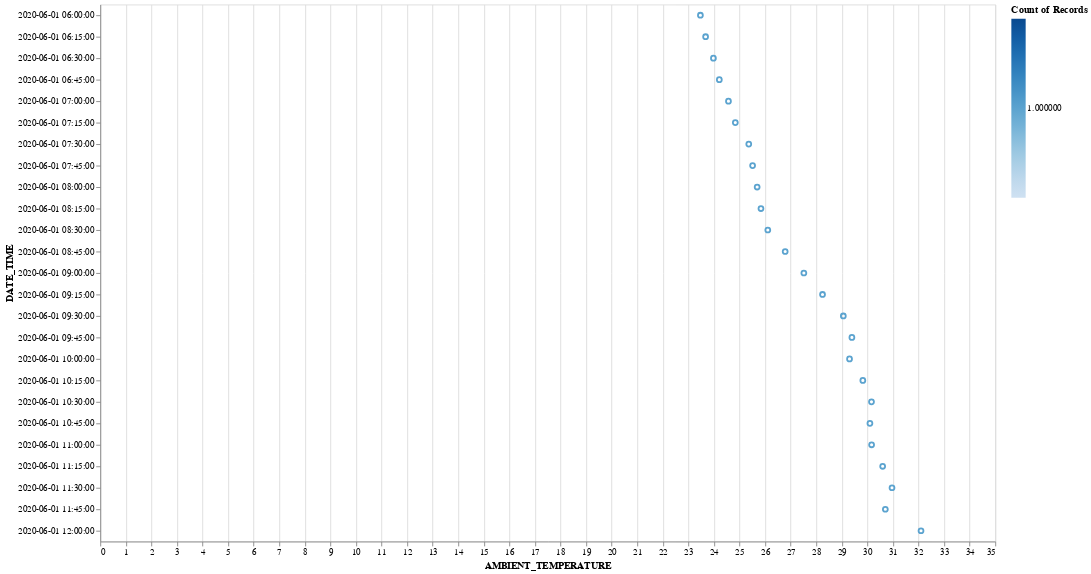

This figure's notebook cell:
### Code cell
alt.Chart(r2respuesta).mark_point().encode(
    alt.X('AMBIENT_TEMPERATURE:Q'),
    alt.Y('DATE_TIME:N'),
    alt.Color('count():N') # Discriminating by color
).properties(
    width = 1000,
    height = 600
)

### Figure 1 — Vega-Lite specification as saved in the notebook (floating-point values rounded to 4 significant figures)
{"config": {"view": {"continuousWidth": 400, "continuousHeight": 300}}, "data": {"name": "data-a9f4eaec21754626ac7c11b36ccf9073"}, "mark": "point", "encoding": {"color": {"aggregate": "count", "type": "nominal"}, "x": {"field": "AMBIENT_TEMPERATURE", "type": "quantitative"}, "y": {"field": "DATE_TIME", "type": "nominal"}}, "height": 600, "width": 1000, "$schema": "https://vega.github.io/schema/vega-lite/v4.17.0.json", "datasets": {"data-a9f4eaec21754626ac7c11b36ccf9073": [{"DATE_TIME": "2020-06-01 06:00:00", "PLANT_ID": 4136001, "SOURCE_KEY": "iq8k7ZNt4Mwm3w0", "AMBIENT_TEMPERATURE": 23.47, "MODULE_TEMPERATURE": 22.83, "IRRADIATION": 0.006392}, {"DATE_TIME": "2020-06-01 06:15:00", "PLANT_ID": 4136001, "SOURCE_KEY": "iq8k7ZNt4Mwm3w0", "AMBIENT_TEMPERATURE": 23.67, "MODULE_TEMPERATURE": 23.34, "IRRADIATION": 0.0209}, {"DATE_TIME": "2020-06-01 06:30:00", "PLANT_ID": 4136001, "SOURCE_KEY": "iq8k7ZNt4Mwm3w0", "AMBIENT_TEMPERATURE": 23.98, "MODULE_TEMPERATURE": 23.89, "IRRADIATION": 0.04687}, {"DATE_TIME": "2020-06-01 06:45:00", "PLANT_ID": 4136001, "SOURCE_KEY": "iq8k7ZNt4Mwm3w0", "AMBIENT_TEMPERATURE": 24.21, "MODULE_TEMPERATURE": 25.16, "IRRADIATION": 0.06971}, {"DATE_TIME": "2020-06-01 07:00:00", "PLANT_ID": 4136001, "SOURCE_KEY": "iq8k7ZNt4Mwm3w0", "AMBIENT_TEMPERATURE": 24.57, "MODULE_TEMPERATURE": 26.59, "IRRADIATION": 0.06462}, {"DATE_TIME": "2020-06-01 07:15:00", "PLANT_ID": 4136001, "SOURCE_KEY": "iq8k7ZNt4Mwm3w0", "AMBIENT_TEMPERATURE": 24.84, "MODULE_TEMPERATURE": 27.84, "IRRADIATION": 0.1504}, {"DATE_TIME": "2020-06-01 07:30:00", "PLANT_ID": 4136001, "SOURCE_KEY": "iq8k7ZNt4Mwm3w0", "AMBIENT_TEMPERATURE": 25.36, "MODULE_TEMPERATURE": 30.21, "IRRADIATION": 0.1629}, {"DATE_TIME": "2020-06-01 07:45:00", "PLANT_ID": 4136001, "SOURCE_KEY": "iq8k7ZNt4Mwm3w0", "AMBIENT_TEMPERATURE": 25.51, "MODULE_TEMPERATURE": 29.7, "IRRADIATION": 0.1321}, {"DATE_TIME": "2020-06-01 08:00:00", "PLANT_ID": 4136001, "SOURCE_KEY": "iq8k7ZNt4Mwm3w0", "AMBIENT_TEMPERATURE": 25.69, "MODULE_TEMPERATURE": 29.61, "IRRADIATION": 0.1611}, {"DATE_TIME": "2020-06-01 08:15:00", "PLANT_ID": 4136001, "SOURCE_KEY": "iq8k7ZNt4Mwm3w0", "AMBIENT_TEMPERATURE": 25.84, "MODULE_TEMPERATURE": 29.7, "IRRADIATION": 0.2176}, {"DATE_TIME": "2020-06-01 08:30:00", "PLANT_ID": 4136001, "SOURCE_KEY": "iq8k7ZNt4Mwm3w0", "AMBIENT_TEMPERATURE": 26.11, "MODULE_TEMPERATURE": 30.99, "IRRADIATION": 0.2816}, {"DATE_TIME": "2020-06-01 08:45:00", "PLANT_ID": 4136001, "SOURCE_KEY": "iq8k7ZNt4Mwm3w0", "AMBIENT_TEMPERATURE": 26.79, "MODULE_TEMPERATURE": 35.38, "IRRADIATION": 0.5472}, {"DATE_TIME": "2020-06-01 09:00:00", "PLANT_ID": 4136001, "SOURCE_KEY": "iq8k7ZNt4Mwm3w0", "AMBIENT_TEMPERATURE": 27.52, "MODULE_TEMPERATURE": 39.75, "IRRADIATION": 0.6603}, {"DATE_TIME": "2020-06-01 09:15:00", "PLANT_ID": 4136001, "SOURCE_KEY": "iq8k7ZNt4Mwm3w0", "AMBIENT_TEMPERATURE": 28.25, "MODULE_TEMPERATURE": 41.82, "IRRADIATION": 0.6987}, {"DATE_TIME": "2020-06-01 09:30:00", "PLANT_ID": 4136001, "SOURCE_KEY": "iq8k7ZNt4Mwm3w0", "AMBIENT_TEMPERATURE": 29.06, "MODULE_TEMPERATURE": 46.36, "IRRADIATION": 0.8138}, {"DATE_TIME": "2020-06-01 09:45:00", "PLANT_ID": 4136001, "SOURCE_KEY": "iq8k7ZNt4Mwm3w0", "AMBIENT_TEMPERATURE": 29.39, "MODULE_TEMPERATURE": 49.35, "IRRADIATION": 0.7883}, {"DATE_TIME": "2020-06-01 10:00:00", "PLANT_ID": 4136001, "SOURCE_KEY": "iq8k7ZNt4Mwm3w0", "AMBIENT_TEMPERATURE": 29.3, "MODULE_TEMPERATURE": 47.56, "IRRADIATION": 0.6255}, {"DATE_TIME": "2020-06-01 10:15:00", "PLANT_ID": 4136001, "SOURCE_KEY": "iq8k7ZNt4Mwm3w0", "AMBIENT_TEMPERATURE": 29.82, "MODULE_TEMPERATURE": 50.49, "IRRADIATION": 0.9184}, {"DATE_TIME": "2020-06-01 10:30:00", "PLANT_ID": 4136001, "SOURCE_KEY": "iq8k7ZNt4Mwm3w0", "AMBIENT_TEMPERATURE": 30.16, "MODULE_TEMPERATURE": 49.8, "IRRADIATION": 0.6884}, {"DATE_TIME": "2020-06-01 10:45:00", "PLANT_ID": 4136001, "SOURCE_KEY": "iq8k7ZNt4Mwm3w0", "AMBIENT_TEMPERATURE": 30.1, "MODULE_TEMPERATURE": 43.93, "IRRADIATION": 0.32}, {"DATE_TIME": "2020-06-01 11:00:00", "PLANT_ID": 4136001, "SOURCE_KEY": "iq8k7ZNt4Mwm3w0", "AMBIENT_TEMPERATURE": 30.17, "MODULE_TEMPERATURE": 41.24, "IRRADIATION": 0.3168}, {"DATE_TIME": "2020-06-01 11:15:00", "PLANT_ID": 4136001, "SOURCE_KEY": "iq8k7ZNt4Mwm3w0", "AMBIENT_TEMPERATURE": 30.6, "MODULE_TEMPERATURE": 43.2, "IRRADIATION": 0.4543}, {"DATE_TIME": "2020-06-01 11:30:00", "PLANT_ID": 4136001, "SOURCE_KEY": "iq8k7ZNt4Mwm3w0", "AMBIENT_TEMPERATURE": 30.96, "MODULE_TEMPERATURE": 43.17, "IRRADIATION": 0.3526}, {"DATE_TIME": "2020-06-01 11:45:00", "PLANT_ID": 4136001, "SOURCE_KEY": "iq8k7ZNt4Mwm3w0", "AMBIENT_TEMPERATURE": 30.7, "MODULE_TEMPERATURE": 39.68, "IRRADIATION": 0.4859}, {"DATE_TIME": "2020-06-01 12:00:00", "PLANT_ID": 4136001, "SOURCE_KEY": "iq8k7ZNt4Mwm3w0", "AMBIENT_TEMPERATURE": 32.1, "MODULE_TEMPERATURE": 53.48, "IRRADIATION": 1.08}]}}
